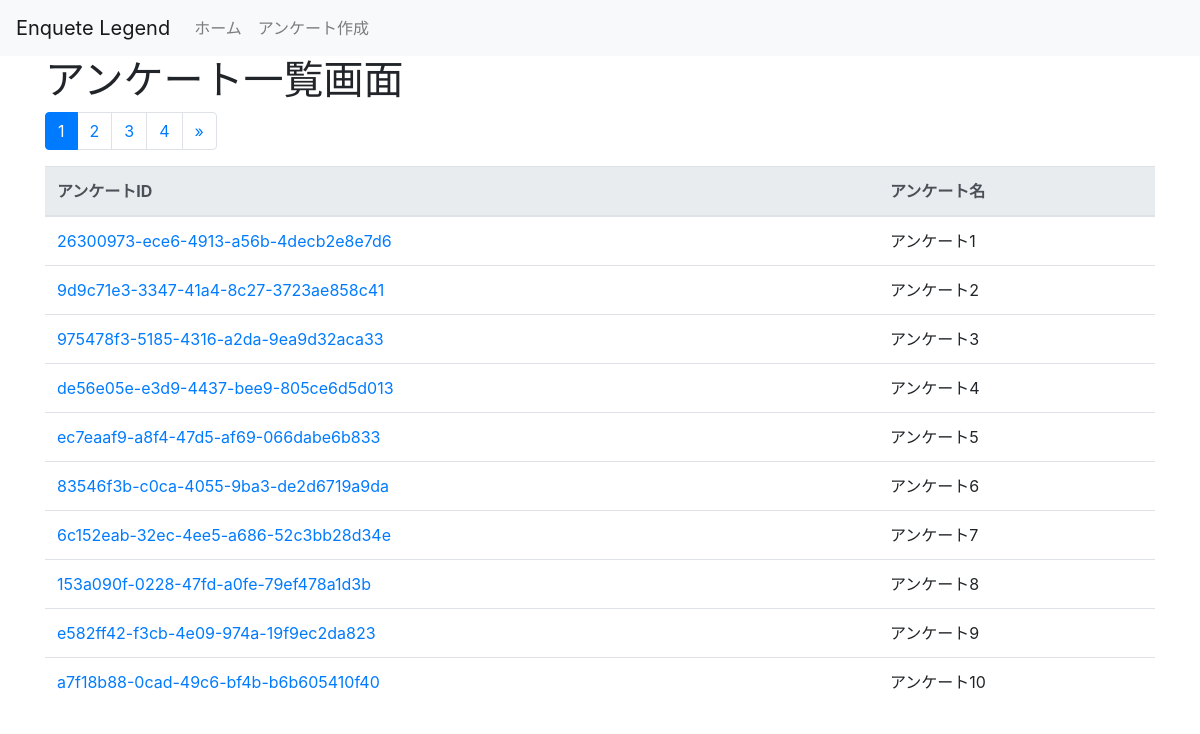
Screenshot of /enquete/ with the database file from the repository.
### enquete/models.py (models this page shows, shortened)
class Enquete(models.Model):
    enquete_id = models.CharField(max_length=512)
    enquete_name = models.CharField(max_length=512)

### enquete/views.py (the view)
# urls.py: path('', views.EnqueteListView.as_view(), name='list'),
class EnqueteListView(View):
    def __init__(self):
        self.PAGENATE = 10
    def get(self, request, *args, **kwargs):
        page_num = kwargs.get('page_num', 1)
        enq_list = models.Enquete.objects.all()
        pagenater = Paginator(enq_list, self.PAGENATE)
        page_data = pagenater.get_page(page_num)
        context_data = {
            'data': page_data,
            'page_obj': page_data,
            'page_title': 'アンケート一覧画面',
            'headers': ['アンケートID', 'アンケート名'],
        }
        return render(request, 'enquete/enquete_list.html', context_data)

### enquete/templates/enquete/enquete_list.html (shortened to what this page needs)
{% extends 'base/base.html' %}
{% block page_title %}
{{ page_title }}
{% endblock %}
{% block main %}
{% include 'base/pagenate.html' %}
<table class="table">
  <thead class="thead-light">
    <tr>
      {% for header in headers %}
      <th scope="col">
        {{ header }}
      </th>
      {% endfor %}
    </tr>
  </thead>
  <tbody>
    {% for d in data %}
    <tr>
      <td>
        <a href="{% url 'enquete:detail' d.enquete_id %}">
          {{ d.enquete_id }}
        </a>
      </td>
      <td>
        {{ d.enquete_name }}
      </td>
    </tr>
    {% endfor %}
  </tbody>
</table>
{% endblock %}

### rows the page displays
Enquete: enquete_id "26300973-ece6-4913-a56b-4decb2e8e7d6", enquete_name "アンケート1"
Enquete: enquete_id "9d9c71e3-3347-41a4-8c27-3723ae858c41", enquete_name "アンケート2"
Enquete: enquete_id "975478f3-5185-4316-a2da-9ea9d32aca33", enquete_name "アンケート3"
Enquete: enquete_id "de56e05e-e3d9-4437-bee9-805ce6d5d013", enquete_name "アンケート4"
Enquete: enquete_id "ec7eaaf9-a8f4-47d5-af69-066dabe6b833", enquete_name "アンケート5"
Enquete: enquete_id "83546f3b-c0ca-4055-9ba3-de2d6719a9da", enquete_name "アンケート6"
Enquete: enquete_id "6c152eab-32ec-4ee5-a686-52c3bb28d34e", enquete_name "アンケート7"
Enquete: enquete_id "153a090f-0228-47fd-a0fe-79ef478a1d3b", enquete_name "アンケート8"
Enquete: enquete_id "e582ff42-f3cb-4e09-974a-19f9ec2da823", enquete_name "アンケート9"
Enquete: enquete_id "a7f18b88-0cad-49c6-bf4b-b6b605410f40", enquete_name "アンケート10"

### other values shown
{{ page_title }} "アンケート一覧画面"
{{ page_num }} "1"
{{ page_num }} "2" "3" "4"
{{ header }} "アンケートID" "アンケート名"
